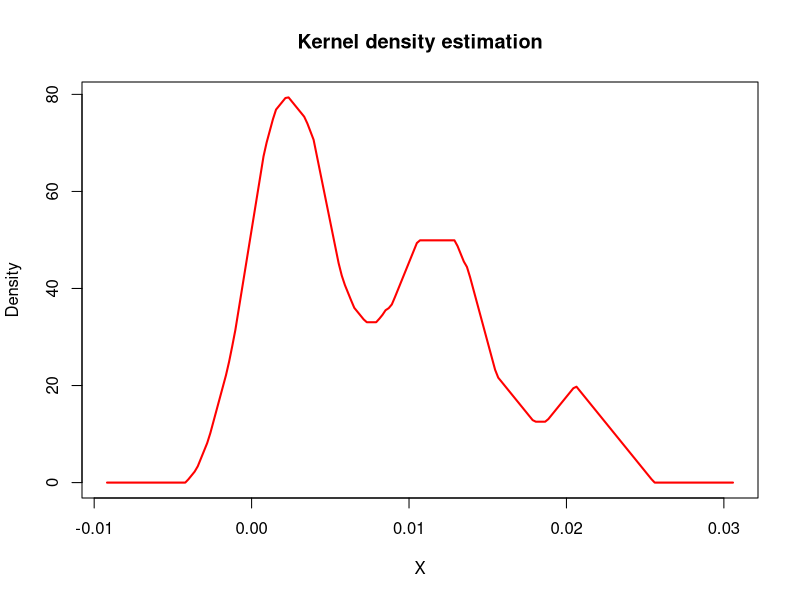

The R script that drew this image:
##Metodo principal
kdensity<-function(sample,method,n=200,b=length(sample)^0.2){
  #Fijar la zona en la que calcular la densidad
  m=min(sample)-2*b
  M=max(sample)+2*b
  x.v=seq(from=m,to=M,by=(M-m)/n)
  #Definir la funcion kernel a utilizar
  kernel=switch(method,
                gauss=gaussian.kernel,
                triangular=triangular.kernel)
  #Obtener la densidad
  dens.v=sapply(x.v,FUN=kernel,sample=sample,b=b)/(length(sample)*b)
  #Resultado final
  list(x=x.v,y=dens.v)
}

##FUNCIONES KERNEL
##Funcion triangular
triangular.kernel=function(x,sample,b){
  s<-sample[abs(sample-x)<=b]
  k<-0
  if (length(s)>0){
    u<-(x-s)/b
    k<-sum(1-abs(u))  
  }
  k
}

##Funcion Gaussiana
gaussian.kernel=function(x,sample,b){
  u<-(x-sample)/b
  sum((1/sqrt(2*3.14159))*exp(-0.5*u^2))
}


##FUNCIONES EXTRAS
##Calculo aproximado de integrales
numeric.integral<-function(data){
  x<-data$x
  y<-data$y
  dx<-diff(x)
  dy<-rowMeans(cbind(y[-1],y[-length(y)]))
  sum(dx*dy)
}


##

##Representacion grafica
plot.kernel<-function (data,col="red"){
  plot(data,main="Kernel density estimation",xlab="X",ylab="Density",col=col,type="l",lwd=2)
}



##start of the program
#Generacion de muestras aleatorias (usando una distribucion beta)
muestra<-rbeta(10,2,200)
muestra

#Generacion de la estimacion basada en el kernel triangular
triang.density<-kdensity(sample=muestra,method="triangular",n=200,b=0.005)
#Representacion grafica
x11()
plot.kernel(triang.density)
#Calculo del area (siempre deberia ser 1)
numeric.integral(triang.density)
